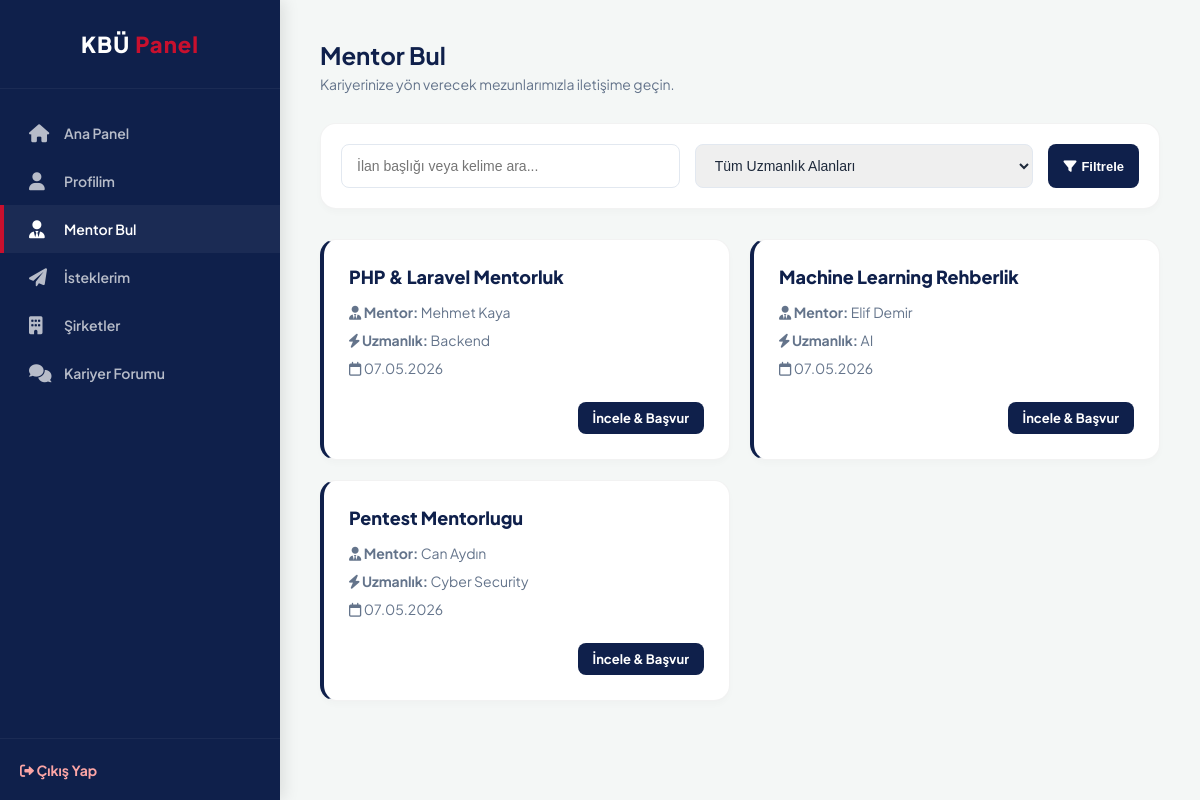
Screenshot of /kariyer_platformu/mentor/student_ads_list.php with the database file from the repository.
### tables this page shows
CREATE TABLE mentor_ads (
    ads_id INT PRIMARY KEY AUTO_INCREMENT,
    graduate_id INT NOT NULL,
    expertise VARCHAR(100) NOT NULL,
    title VARCHAR(255) NOT NULL,
    created_at TIMESTAMP DEFAULT CURRENT_TIMESTAMP,
    FOREIGN KEY (graduate_id) REFERENCES graduates(user_id) ON DELETE CASCADE
);

CREATE TABLE users (
    id INT PRIMARY KEY AUTO_INCREMENT,
    first_name VARCHAR(100) NOT NULL,
    last_name VARCHAR(100) NOT NULL,
    email VARCHAR(255) UNIQUE NOT NULL,
    password VARCHAR(255) NOT NULL,
    role ENUM('student', 'graduate', 'admin') NOT NULL,
    is_verified BOOLEAN DEFAULT FALSE,
    gender ENUM('male', 'female', 'other') NULL,
    created_at TIMESTAMP DEFAULT CURRENT_TIMESTAMP,
    deleted_at TIMESTAMP NULL
);

### kariyer_platformu/mentor/student_ads_list.php (the view, shortened to what this page needs)
<?php
require_once "../includes/db.php";
$search = isset($_GET['search']) ? mysqli_real_escape_string($conn, $_GET['search']) : '';
$sql = "
    SELECT
        ma.ads_id, ma.title, ma.expertise, ma.created_at,
        u.first_name, u.last_name
    FROM mentor_ads ma
    JOIN graduates g ON ma.graduate_id = g.user_id
    JOIN users u ON g.user_id = u.id
    WHERE 1=1
";
$sql .= " ORDER BY ma.created_at DESC";
$result = mysqli_query($conn, $sql);
$ads = mysqli_fetch_all($result, MYSQLI_ASSOC);
$total = count($ads);
?>
<!DOCTYPE html>
<html lang="tr">
<head>
    <link rel="stylesheet" href="https://cdnjs.cloudflare.com/ajax/libs/font-awesome/6.0.0/css/all.min.css">
    <link rel="stylesheet" href="../assets/css/main.css">
    <link rel="stylesheet" href="../assets/css/app.css">
    <link rel="stylesheet" href="../assets/css/mentor.css">
</head>
<body>
    <div class="app-container">
        <?php include '../includes/sidebar.php'; ?>
        <main class="main-content">
            <div class="page-header">
                <h1 class="page-title">Mentor Bul</h1>
                <p class="page-subtitle">Kariyerinize yön verecek mezunlarımızla iletişime geçin.</p>
            </div>
            <form method="GET" action="" class="mentor-filter-card">
                <input type="text" name="search" placeholder="İlan başlığı veya kelime ara..." value="<?= htmlspecialchars($search) ?>">
                <select name="expertise">
                    <option value="">Tüm Uzmanlık Alanları</option>
                </select>
                <button type="submit" class="btn-sm btn-action"><i class="fa-solid fa-filter"></i> Filtrele</button>
            </form>
            <div class="mentor-grid">
                <?php if ($total === 0): ?>
                    <div class="empty-state" style="grid-column: 1 / -1;">
                        <i class="fa-solid fa-box-open"></i>
                        <p>Arama kriterlerinize uygun ilan bulunamadı.</p>
                    </div>
                <?php else: ?>
                    <?php foreach ($ads as $ad): ?>
                        <div class="ad-card">
                            <h3 class="ad-title"><?= htmlspecialchars($ad['title']) ?></h3>
                            <p class="ad-info"><i class="fa-solid fa-user-tie"></i> <strong>Mentor:</strong> <?= htmlspecialchars($ad['first_name'] . ' ' . $ad['last_name']) ?></p>
                            <p class="ad-info"><i class="fa-solid fa-bolt"></i> <strong>Uzmanlık:</strong> <?= htmlspecialchars($ad['expertise']) ?></p>
                            <p class="ad-info"><i class="fa-regular fa-calendar"></i> <?= date('d.m.Y', strtotime($ad['created_at'])) ?></p>
                            <div class="ad-footer">
                                <a href="student_apply.php?ads_id=<?= $ad['ads_id'] ?>" class="btn-sm btn-action">İncele & Başvur</a>
                            </div>
                        </div>
                    <?php endforeach; ?>
                <?php endif; ?>
            </div>
        </main>
    </div>
</body>
</html>

### kariyer_platformu/includes/sidebar.php
<?php
$current_page = basename($_SERVER['PHP_SELF']);
$current_dir = basename(dirname($_SERVER['PHP_SELF']));
$sub_folders = ['mentor', 'forum', 'user', 'auth', 'company'];
$path = in_array($current_dir, $sub_folders) ? '../' : '';
$user_role = $_SESSION['role'] ?? 'student';
?>
<aside class="sidebar">
    <div class="sidebar-header">
        <div class="sidebar-brand">KBÜ <span>Panel</span></div>
    </div>
    <nav class="sidebar-nav">
        <?php if($user_role === 'admin'): ?>
            <a href="<?= $path ?>admin_panel.php" class="<?= $current_page == 'admin_panel.php' ? 'active' : '' ?>">
                <i class="fa-solid fa-shield-halved"></i> Yönetim Paneli
            </a>
        <?php else: ?>
            <a href="<?= $path ?>dashboard.php" class="<?= $current_page == 'dashboard.php' ? 'active' : '' ?>">
                <i class="fa-solid fa-house"></i> Ana Panel
            </a>
            <a href="<?= $path ?>view_profile.php" class="<?= in_array($current_page, ['view_profile.php', 'profile.php']) ? 'active' : '' ?>">
                <i class="fa-solid fa-user"></i> Profilim
            </a>
            <?php if($user_role == 'student'): ?>
                <a href="<?= $path ?>mentor/student_ads_list.php" class="<?= $current_page == 'student_ads_list.php' ? 'active' : '' ?>">
                    <i class="fa-solid fa-user-tie"></i> Mentor Bul
                </a>
                <a href="<?= $path ?>mentor/student_my_requests.php" class="<?= $current_page == 'student_my_requests.php' ? 'active' : '' ?>">
                    <i class="fa-solid fa-paper-plane"></i> İsteklerim
                </a>
            <?php elseif($user_role == 'graduate'): ?>
                <a href="<?= $path ?>mentor/mentor_my_ads.php" class="<?= in_array($current_page, ['mentor_my_ads.php', 'mentor_ads_create.php', 'mentor_applications.php']) ? 'active' : '' ?>">
                    <i class="fa-solid fa-bullhorn"></i> İlanlarım
                </a>
            <?php endif; ?>
            <a href="<?= $path ?>company/company.php" class="<?= ($current_dir == 'company') ? 'active' : '' ?>">
                <i class="fa-solid fa-building"></i> Şirketler
            </a>
            <a href="<?= $path ?>forum/forum.php" class="<?= ($current_dir == 'forum') ? 'active' : '' ?>">
                <i class="fa-solid fa-comments"></i> Kariyer Forumu
            </a>
        <?php endif; ?>
    </nav>
    <div class="sidebar-footer">
        <a href="<?= $path ?>auth/logout.php" class="logout-link">
            <i class="fa-solid fa-right-from-bracket"></i> Çıkış Yap
        </a>
    </div>
</aside>

### kariyer_platformu/assets/css/main.css (style rules this page uses)
:root { --kbu-lacivert: #0F204B; --kbu-kirmizi: #C8102E; --kbu-beyaz: #FFFFFF; --bg-light: #F4F7F6; --text-dark: #1E293B; --text-muted: #64748B; --card-shadow: 0 10px 30px rgba(15, 32, 75, 0.08); --font-main: 'Plus Jakarta Sans', sans-serif; --transition: all 0.3s ease; }
* { margin: 0; padding: 0; box-sizing: border-box; }
body { font-family: var(--font-main); background-color: var(--bg-light); color: var(--text-dark); min-height: 100vh; }
a { text-decoration: none; color: var(--kbu-lacivert); transition: var(--transition); }

### kariyer_platformu/assets/css/app.css (style rules this page uses)
.app-container { display: flex; min-height: 100vh; background-color: var(--bg-light); }
.sidebar { width: 280px; background-color: var(--kbu-lacivert); color: white; display: flex; flex-direction: column; position: fixed; height: 100vh; box-shadow: 4px 0 15px rgba(0,0,0,0.1); z-index: 100; }
.sidebar-header { padding: 30px 20px; text-align: center; border-bottom: 1px solid rgba(255,255,255,0.05); }
.sidebar-brand { font-size: 22px; font-weight: 800; color: white; letter-spacing: 1px; }
.sidebar-brand span { color: var(--kbu-kirmizi); }
.sidebar-nav { padding: 20px 0; flex: 1; }
.sidebar-nav a { display: flex; align-items: center; padding: 15px 25px; color: rgba(255,255,255,0.7) !important; font-size: 14px; font-weight: 600; transition: all 0.3s ease; border-left: 4px solid transparent; }
.sidebar-nav a i { width: 25px; font-size: 18px; margin-right: 10px; }
.sidebar-nav a:hover, .sidebar-nav a.active { color: white !important; background-color: rgba(255,255,255,0.05); border-left-color: var(--kbu-kirmizi); }
.sidebar-footer { padding: 20px; border-top: 1px solid rgba(255,255,255,0.05); }
.logout-link { color: #FCA5A5 !important; font-size: 14px; font-weight: bold; }
.main-content { flex: 1; margin-left: 280px; padding: 40px; }
.page-header { margin-bottom: 30px; }
.page-title { color: var(--kbu-lacivert); font-size: 24px; margin-bottom: 5px; }
.page-subtitle { color: var(--text-muted); font-size: 14px; }

### kariyer_platformu/assets/css/mentor.css (style rules this page uses)
.mentor-filter-card { background: white; padding: 20px; border-radius: 16px; border: 1px solid rgba(0,0,0,0.05); margin-bottom: 30px; display: flex; gap: 15px; box-shadow: 0 4px 6px rgba(0,0,0,0.02); }
.mentor-filter-card input, .mentor-filter-card select { flex: 1; border-radius: 8px; border: 1px solid #e2e8f0; padding: 12px 15px; outline: none; font-size: 14px; color: var(--text-main); }
.mentor-grid { display: grid; grid-template-columns: repeat(auto-fill, minmax(350px, 1fr)); gap: 20px; }
.ad-card { background: white; border-radius: 16px; padding: 25px; border: 1px solid rgba(0,0,0,0.05); border-left: 4px solid var(--kbu-lacivert); box-shadow: 0 4px 6px rgba(0,0,0,0.02); transition: all 0.3s ease; display: flex; flex-direction: column; }
.ad-title { font-size: 18px; color: var(--kbu-lacivert); font-weight: 800; margin: 0 0 10px 0; }
.ad-info { color: var(--text-muted); font-size: 14px; margin: 5px 0; }
.ad-info strong { color: var(--text-main); }
.ad-footer { margin-top: auto; padding-top: 20px; display: flex; justify-content: flex-end; gap: 10px; }
.btn-sm { padding: 8px 15px; border-radius: 8px; font-size: 13px; font-weight: 700; text-decoration: none; border: none; cursor: pointer; transition: 0.2s; display: inline-flex; align-items: center; gap: 5px; }
.btn-action { background: var(--kbu-lacivert); color: white !important; }

### rows the page displays
mentor_ads: title "PHP & Laravel Mentorluk", users.first_name+last_name "Mehmet Kaya", expertise "Backend", created_at "07.05.2026"
mentor_ads: title "Machine Learning Rehberlik", users.first_name+last_name "Elif Demir", expertise "AI", created_at "07.05.2026"
mentor_ads: title "Pentest Mentorlugu", users.first_name+last_name "Can Aydın", expertise "Cyber Security", created_at "07.05.2026"
